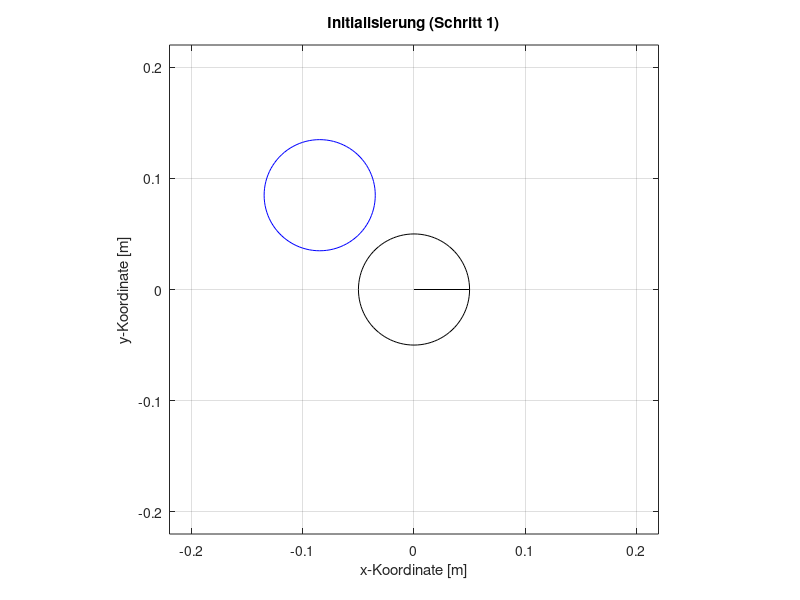
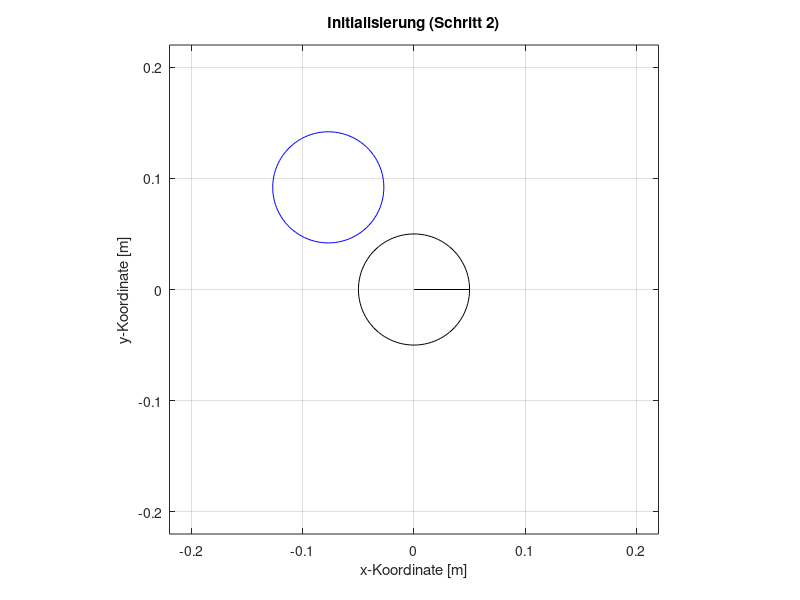
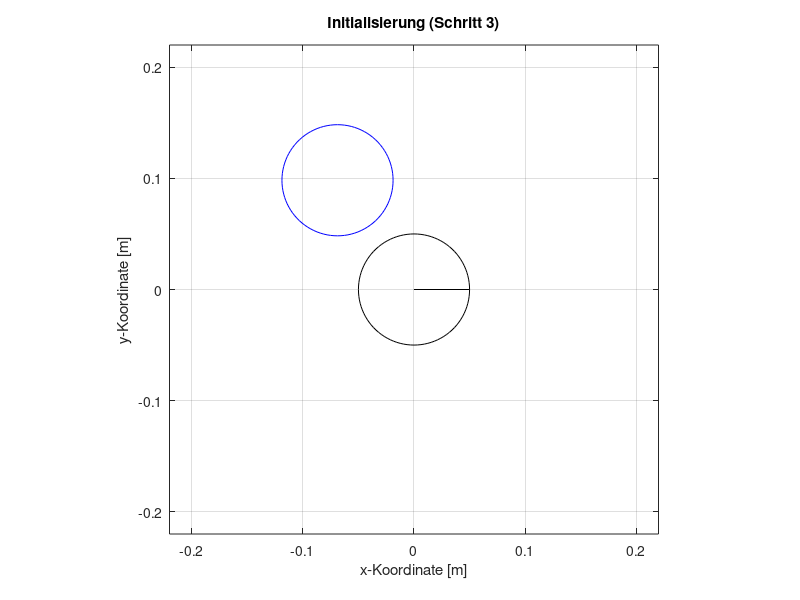
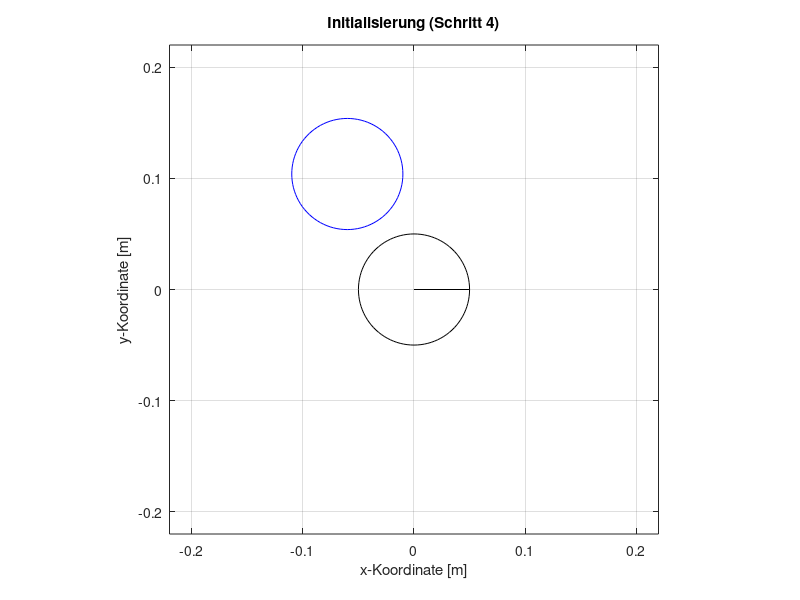

The MATLAB script that drew these images, in order:
%% start

clear all;
close all;

%% constants

robotDiameter = 0.1; % m;
guideDistFix = 0.02; % m;
guideAngleFix = 135.0 *pi/180.0; % rad

sensorOffset = 7.0/8.0 * pi; % rad
sensorDist = pi/4.0; % rad
sensorPos = zeros(8,3);
for sen=1:8
    sensorAngle = sensorOffset - (sen-1)*sensorDist;
    if (sensorAngle < 0)
        sensorAngle = 2*pi + sensorAngle;
    end
    sensorPos(sen,1) = robotDiameter*0.5 * cos(sensorAngle);
    sensorPos(sen,2) = robotDiameter*0.5 * sin(sensorAngle);
    sensorPos(sen,3) = sensorAngle;
end

alpha = 0.942693757414292;
beta = -16.252241893638708;
delta = 0;
xi = 1.236518540376969;
variance = 20.886268537074187;

robotTurn = 5.0 * pi/180.0; % rad
turnSteps = guideAngleFix/robotTurn;

%% functions

invSensorModel = @(sensorValue, angle) sqrt(alpha.*cos(xi.*angle) ./ (sensorValue-beta) + delta.*cos(xi.*angle));
distError = @(dist, angle) (dist.^2./cos(xi.*angle) - delta).^2 ./ (2.*dist.*alpha.*sqrt(1./cos(xi.*angle))) .* sqrt(variance);
minAngle = @(angle1, angle2) min(abs(angle1-angle2), 2*pi-abs(angle1-angle2));

%% calculation

for step = 0:turnSteps
    figure(step+1)
    
    % circle samples
    circlePoints = 0:pi/50.0:2.0*pi;
    
    % draw robot with direction line
    robotCircleX = robotDiameter*0.5 .* cos(circlePoints);
    robotCircleY = robotDiameter*0.5 .* sin(circlePoints);
    plot(robotCircleX, robotCircleY, 'k-'); hold on;
    plot([0, robotDiameter*0.5], zeros(2,1), 'k-'); hold on;
    
    % draw guide
    guideDir = guideAngleFix - step*robotTurn;
    guideX = (robotDiameter+guideDistFix) * cos(guideDir);
    guideY = (robotDiameter+guideDistFix) * sin(guideDir);
    robotCircleX = robotDiameter*0.5 .* cos(circlePoints) + guideX;
    robotCircleY = robotDiameter*0.5 .* sin(circlePoints) + guideY;
    plot(robotCircleX, robotCircleY, 'b-'); hold on;
    
    % diagram discription
    hold off;
    grid on;
    axisRange = 2*robotDiameter + guideDistFix;
    axis([-axisRange, axisRange, -axisRange, axisRange]);
    axis square;
    xlabel('x-Koordinate [m]');
    ylabel('y-Koordinate [m]');
    title(['Initialisierung (Schritt ', int2str(step+1), ')']);
    
    % save diagram
    saveas(step+1, ['./diagrams/step_', int2str(step), '.png']);
end

close all;